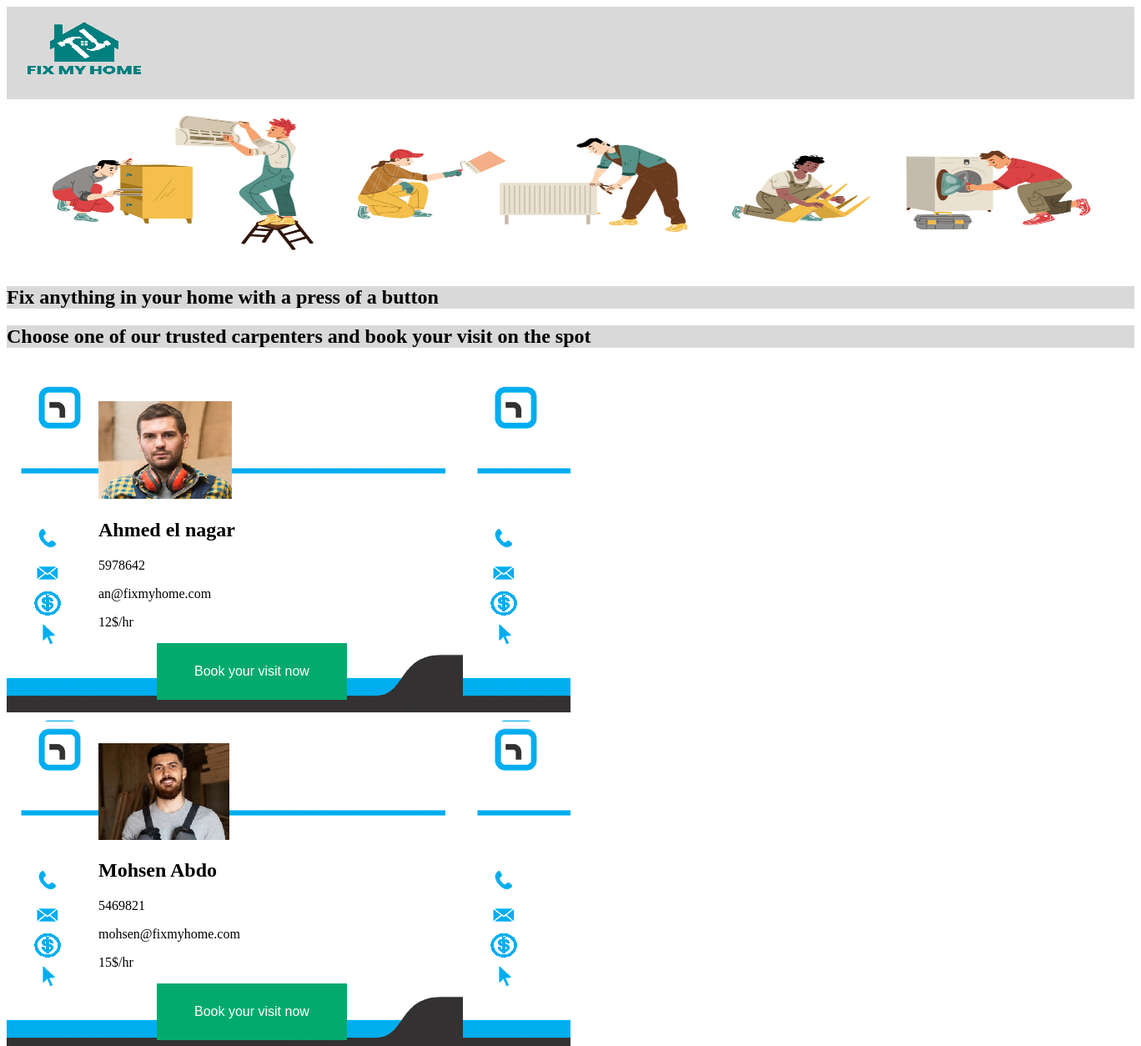
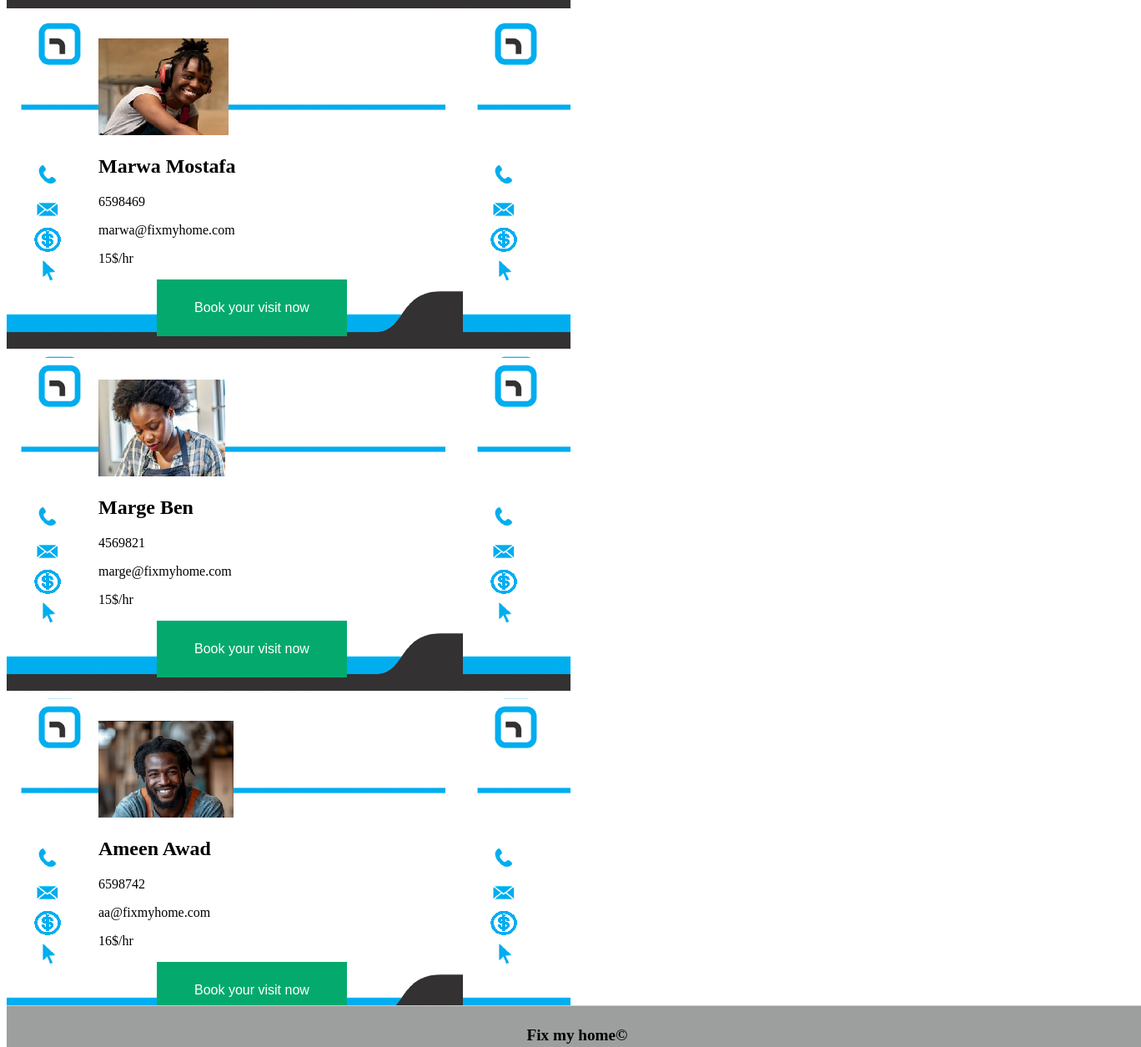
/templates/carpenters.php, run on the app's committed database (2 pictures, top to bottom).
### tables this page shows
CREATE TABLE `carpenters` (
  `Id` int(11) NOT NULL,
  `image` varchar(250) NOT NULL,
  `name` varchar(100) NOT NULL,
  `tel` int(11) NOT NULL,
  `email` varchar(250) NOT NULL,
  `rate` varchar(250) NOT NULL,
  `bookBtn` varchar(250) NOT NULL
);

### templates/carpenters.php (the view, shortened to what this page needs)
<?php
require_once '../config/db.php';
$query = "SELECT * FROM carpenters";
$result = mysqli_query($con, $query);
?>
<!DOCTYPE html>
<html lang="en">
<head>
    <link rel="stylesheet" type="text/css" href="static/styles/3-header.css">
    <link rel="stylesheet" type="text/css" href="static/styles/3-footer.css">
</head>
<body>
<header style="background-color:rgb(217, 217, 217);">
      <a href="../index.php"><img src="../static/images/fixMyHome1.png" /> </a>
    </header>
        <img src="../static/images/vecteezyKlyaksun.jpg" class = "center" style="width:1350px; height:200px;
                                        image-rendering: -moz-crisp-edges;
                                        -ms-interpolation-mode: bicubic;"></img>
<h2 style="background-color:#d9d9d9;">Fix anything in your home with a press of a button</h2>
<h2 style="background-color:#d9d9d9;"> Choose one of our trusted carpenters and book your visit on the spot</h2>
<br>
<?php
  while($row = mysqli_fetch_assoc($result))
  {
    ?>
    <div class="row">
      <div class="column" style="background-color:#aaa;">
<p style="margin-left: 100px;"><?php echo $row['image']; ?></p>
        <h2 style="margin-left: 100px;"><?php echo $row['name']; ?></h2>
        <p style="margin-left: 100px;"><?php echo $row['tel']; ?></p>
        <p style="margin-left: 100px;"><?php echo $row['email']; ?></p>
        <p style="margin-left: 100px;"><?php echo $row['rate']; ?></p>
        <p style="margin-left: 120px;"><?php echo $row['bookBtn']; ?></p>
      </div>
    </div>
    <?php
  }
?>
</body>
<footer>
  <p>Fix my home&#169</p>
</footer>
</html>

### static/styles/3-footer.css (style rules this page uses)
footer { position: fixed; background: rgb(217, 217, 217); height: 50px; width: 100%; bottom: 0; border-top: 1px solid #CCCCCC; }
footer p { position: absolute; text-align: center; font-size: 120%; font-weight: bolder; top: 10%; bottom: 0; right: 0; left: 0; }

### templates/carpenters.php (style rules this page uses)
* { box-sizing: border-box; }
.column { float: left; width: 50%; padding: 10px; }
.row:after { content: ""; display: table; clear: both; }
footer { position: fixed; background: hsl(180, 1%, 62%); height: 50px; width: 100%; bottom: 0; border-top: 1px solid #CCCCCC; }
footer p { position: absolute; text-align: center; font-size: 120%; font-weight: bolder; top: 10%; bottom: 30%; right: 0; left: 0; }
div:nth-child(1) { background-image: url('../static/images/emptyCardsmall - Copy - Copy.png'); }
.button { background-color: #04AA6D; border: none; color: white; padding: 25px 45px; text-align: center; text-decoration: none; display: inline-block; font-size: 16px; cursor:pointer; }

### data on the page
carpenters: image (picture), name "Ahmed el nagar", tel "5978642", email "an@fixmyhome.com", rate "12$/hr", bookBtn "Book your visit now"
carpenters: image (picture), name "Mohsen Abdo", tel "5469821", email "mohsen@fixmyhome.com", rate "15$/hr", bookBtn "Book your visit now"
carpenters: image (picture), name "Marwa Mostafa", tel "6598469", email "marwa@fixmyhome.com", rate "15$/hr", bookBtn "Book your visit now"
carpenters: image (picture), name "Marge Ben", tel "4569821", email "marge@fixmyhome.com", rate "15$/hr", bookBtn "Book your visit now"
carpenters: image (picture), name "Ameen Awad", tel "6598742", email "aa@fixmyhome.com", rate "16$/hr", bookBtn "Book your visit now"
